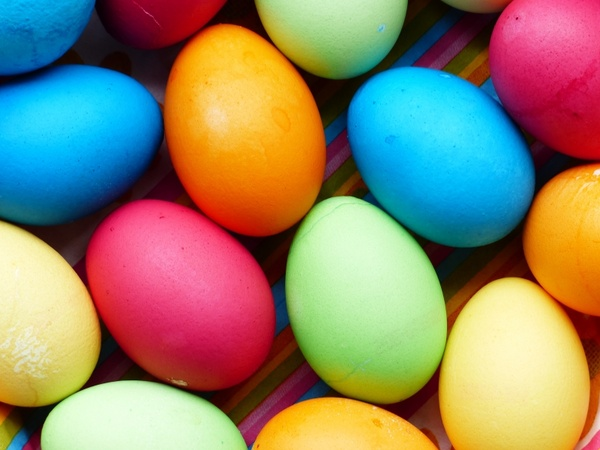
#> input picture egg_colorful.jpg, 600 x 450 px
$ jupyter execute 'object_detection-using HSV1.ipynb'
#> lines starting #> are read from the running program, lines starting #| are printed output that depends on the picture; after the words box and inside, x2 and y2 are one past the last pixel; in counts of white or black regions, pixels touching at a corner belong together
# Object Detection Using HSV

[cell 1]
import cv2
import numpy as np

[cell 2]
while True:
    frame=cv2.imread('egg_colorful.jpg')
#> frame is the input picture: shape (450, 600, 3); mean B, G, R 105.4, 132.2, 144.8

    hsv=cv2.cvtColor(frame,cv2.COLOR_BGR2HSV)
#> hsv: shape (450, 600, 3); mean H, S, V 74.3, 186, 191.5

    l_b=np.array([80,50,50])
    u_b=np.array([110,255,255])

    mask=cv2.inRange(hsv,l_b,u_b)
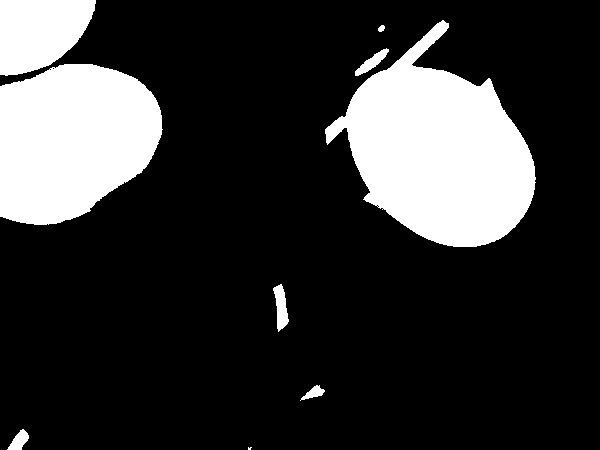
#> mask: shape (450, 600); 20.2% white; 9 white regions (1 under 20 px), largest, box (x1, y1, x2, y2) and area: (325, 20, 536, 247) 26946, (0, 64, 163, 225) 20669, (0, 0, 96, 76) 5578

    result=cv2.bitwise_and(frame,frame,mask=mask)
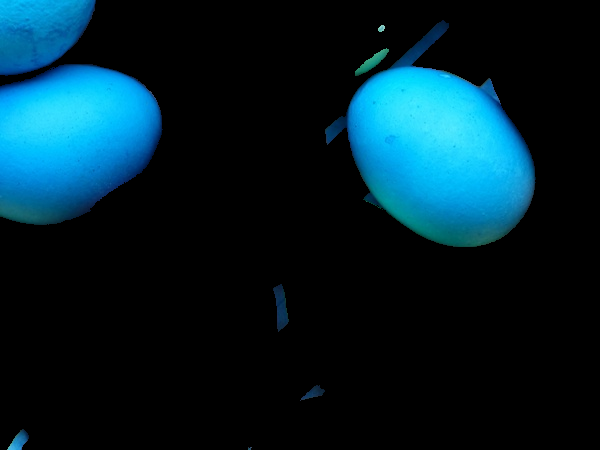
#> result: shape (450, 600, 3); mean B, G, R 41.2, 30.7, 2.3

    cv2.imshow("frame",frame)
    cv2.imshow("mask",mask)
    cv2.imshow("result",result)
    k=cv2.waitKey(0)
#> (key Esc is pressed here)
    if k==27:
        break
    elif k== ord("s"):
        cv2.imwrite('blue_detec.png',result)
cv2.destroyAllWindows()
